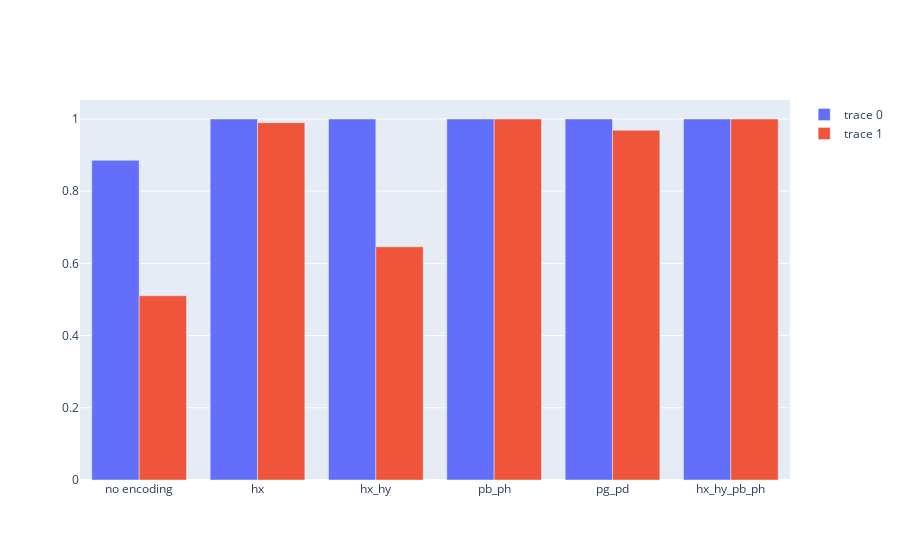

Write notebook code for a chart like this one.
### Code cell
import plotly.graph_objects as go

fig = go.Figure([go.Bar(x= name_encodage+[str(c.best_params_) for i,c in enumerate(les_classifieurs)], y=validScore),go.Bar(x= name_encodage+[str(c.best_params_) for i,c in enumerate(les_classifieurs)], y=testScore)])

fig.show()

### Figure 1 — Plotly figure (JSON) as saved in the notebook; plotly's stock layout.template omitted (floating-point values rounded to 4 significant figures)
{"data": [{"type": "bar", "x": ["no encoding", "hx", "hx_hy", "pb_ph", "pg_pd", "hx_hy_pb_ph", "hx_hy_pg_pd", "{'activation': 'logistic', 'alpha': 0.01, 'early_stopping': True, 'hidden_layer_sizes': 16, 'learning_rate': 'adaptive', 'max_iter': 5000, 'solver': 'lbfgs'}", "{'activation': 'logistic', 'alpha': 0.01, 'early_stopping': True, 'hidden_layer_sizes': 14, 'learning_rate': 'adaptive', 'max_iter': 5000, 'solver': 'lbfgs'}", "{'activation': 'logistic', 'alpha': 0.01, 'early_stopping': True, 'hidden_layer_sizes': 18, 'learning_rate': 'adaptive', 'max_iter': 5000, 'solver': 'lbfgs'}", "{'activation': 'relu', 'alpha': 0.01, 'early_stopping': True, 'hidden_layer_sizes': 9, 'learning_rate': 'adaptive', 'max_iter': 5000, 'solver': 'lbfgs'}", "{'activation': 'relu', 'alpha': 0.01, 'early_stopping': True, 'hidden_layer_sizes': 16, 'learning_rate': 'adaptive', 'max_iter': 5000, 'solver': 'lbfgs'}", "{'activation': 'relu', 'alpha': 0.01, 'early_stopping': True, 'hidden_layer_sizes': 10, 'learning_rate': 'adaptive', 'max_iter': 5000, 'solver': 'lbfgs'}"], "y": [0.8854, 1, 1, 1, 1, 1]}, {"type": "bar", "x": ["no encoding", "hx", "hx_hy", "pb_ph", "pg_pd", "hx_hy_pb_ph", "hx_hy_pg_pd", "{'activation': 'logistic', 'alpha': 0.01, 'early_stopping': True, 'hidden_layer_sizes': 16, 'learning_rate': 'adaptive', 'max_iter': 5000, 'solver': 'lbfgs'}", "{'activation': 'logistic', 'alpha': 0.01, 'early_stopping': True, 'hidden_layer_sizes': 14, 'learning_rate': 'adaptive', 'max_iter': 5000, 'solver': 'lbfgs'}", "{'activation': 'logistic', 'alpha': 0.01, 'early_stopping': True, 'hidden_layer_sizes': 18, 'learning_rate': 'adaptive', 'max_iter': 5000, 'solver': 'lbfgs'}", "{'activation': 'relu', 'alpha': 0.01, 'early_stopping': True, 'hidden_layer_sizes': 9, 'learning_rate': 'adaptive', 'max_iter': 5000, 'solver': 'lbfgs'}", "{'activation': 'relu', 'alpha': 0.01, 'early_stopping': True, 'hidden_layer_sizes': 16, 'learning_rate': 'adaptive', 'max_iter': 5000, 'solver': 'lbfgs'}", "{'activation': 'relu', 'alpha': 0.01, 'early_stopping': True, 'hidden_layer_sizes': 10, 'learning_rate': 'adaptive', 'max_iter': 5000, 'solver': 'lbfgs'}"], "y": [0.5104, 0.9896, 0.6458, 1, 0.9688, 1]}], "layout": {}}
